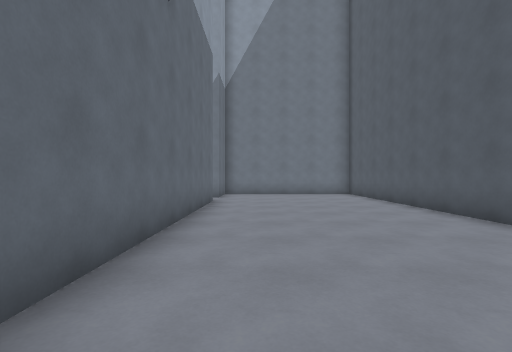
[1] (above)

18 first-person views from a walk through a level from a Godot 3-D game. The camera is 1.3 m above the floor, looks level and sees 85° across. The floor is counted in squares, 1.5 m on a side. Each view is taken from the middle of a square. On the plan, view 1 faces up. The plan holds only what a view shows up to about 11 squares ahead; the rest is blank. The place goes on beyond the plan. Characters and animated objects are not drawn.

[2]
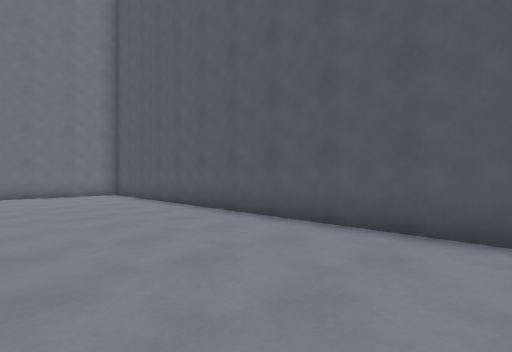

[3]
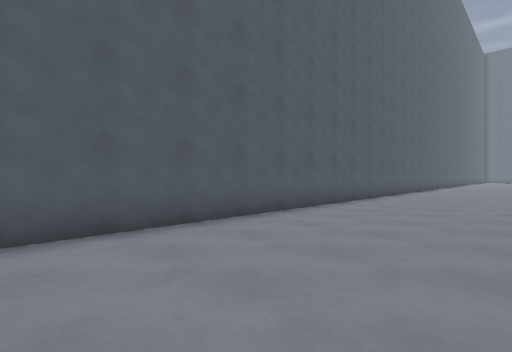

[4]
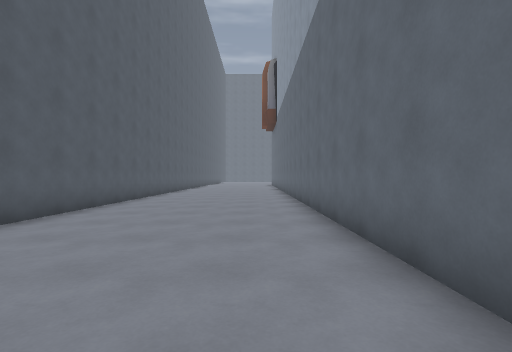

[5]
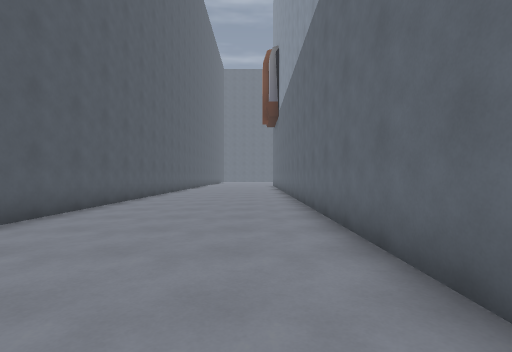

[6]
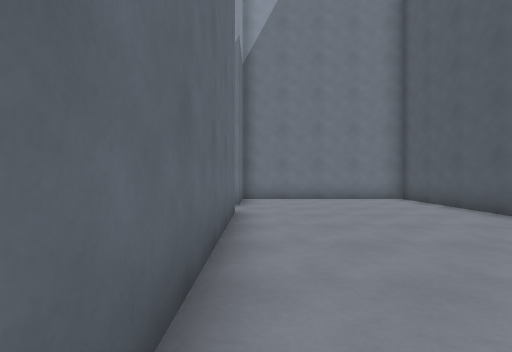

[7]
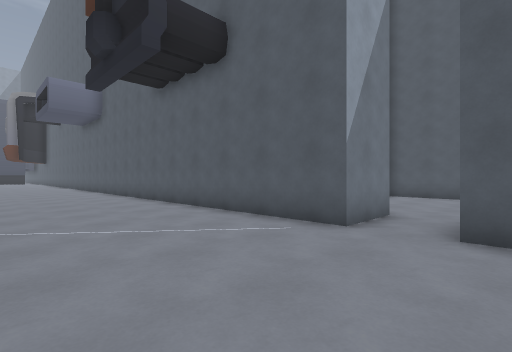

[8]
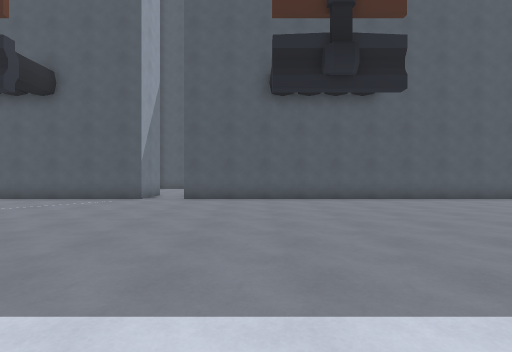

[9]
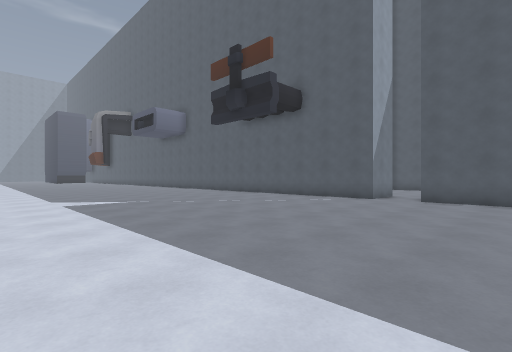

[10]
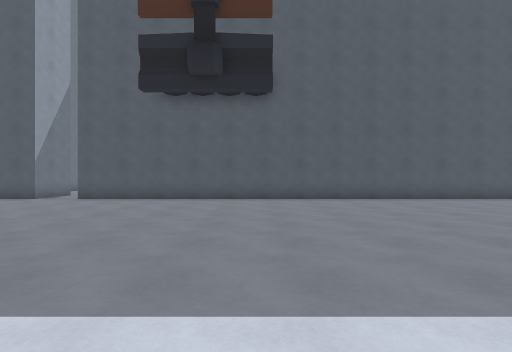

[11]
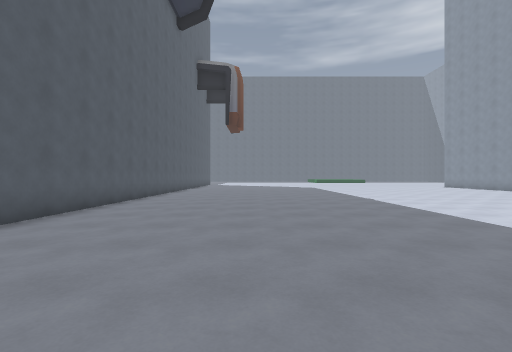

[12]
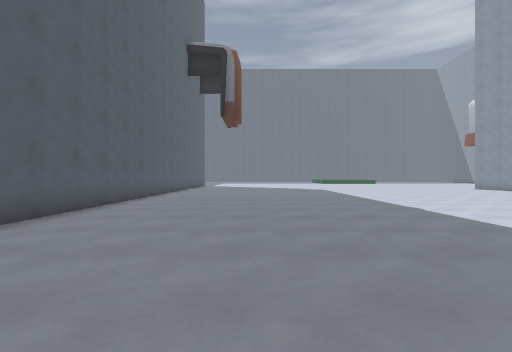

[13]
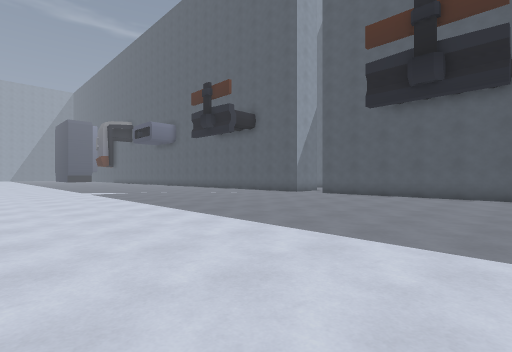

[14]
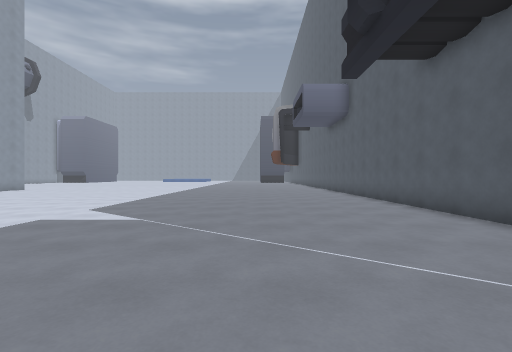

[15]
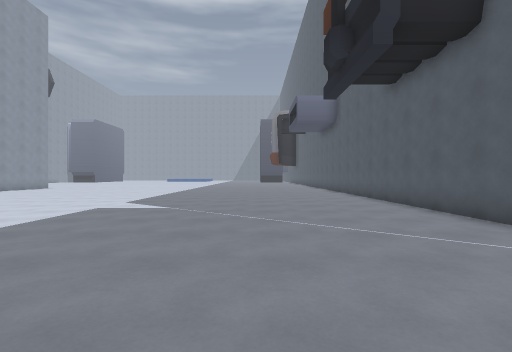

[16]
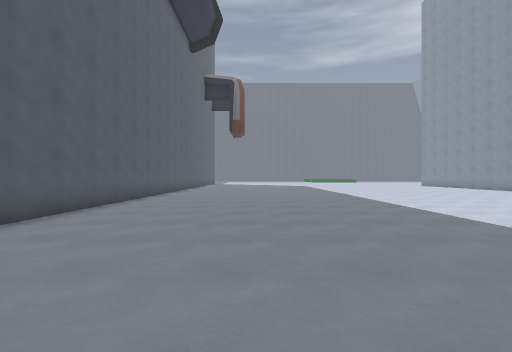

[17]
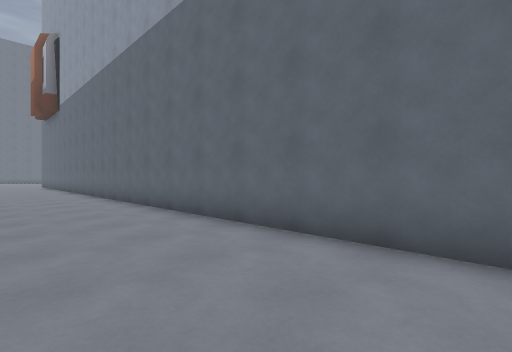

[18]
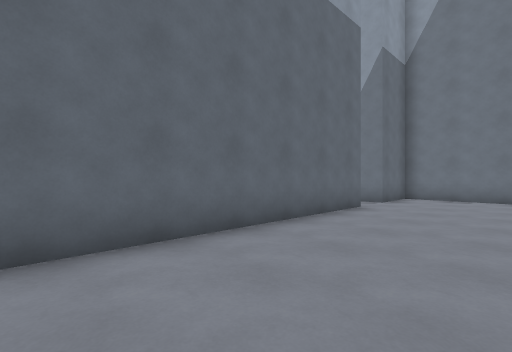

### Floor plan
Points are (right, up) in squares from view 1. A wall is a line through its corners. A room is listed if a view was taken in it or the views show most of it. See-through windows are left out.
Room 1 (views 1, 2, 3, 4, 5, 6, 17, 18)
walls: (-1.5, 9.8) (-1.5, -12); (4.5, -12) (4.5, 13.5) (-1.5, 13.5) (-1.5, 11.3) (-3.5, 11.3)
ways out: opening at (-2.5, 10.5) to room 2
Room 2 (views 7, 8, 9, 10, 11, 12, 13, 14, 15, 16)
walls: (-3.5, 11.3) (-3.5, 22); (-3.5, -12) (-3.5, 9.8)
ways out: opening at (-2.5, 10.5) to room 1

Where each view was taken, in squares from view 1:
view 1: 0 up, 0 right, facing up
view 2: 0 up, 0 right, facing up-right
view 3: 4 up, 0 right, facing down-right
view 4: 1 up, 0 right, facing down
view 5: 1 down, 0 right, facing down
view 6: 3 up, 1 left, facing up
view 7: 9 up, 8 left, facing up-right
view 8: 7 up, 14 left, facing right
view 9: 7 up, 14 left, facing up-right
view 10: 3 up, 14 left, facing right
view 11: 2 up, 8 left, facing down
view 12: 1 down, 8 left, facing down
view 13: 2 up, 16 left, facing up-right
view 14: 11 up, 8 left, facing up
view 15: 9 up, 8 left, facing up
view 16: 5 up, 8 left, facing down
view 17: 1 up, 2 right, facing down-left
view 18: 2 up, 2 right, facing up-left
